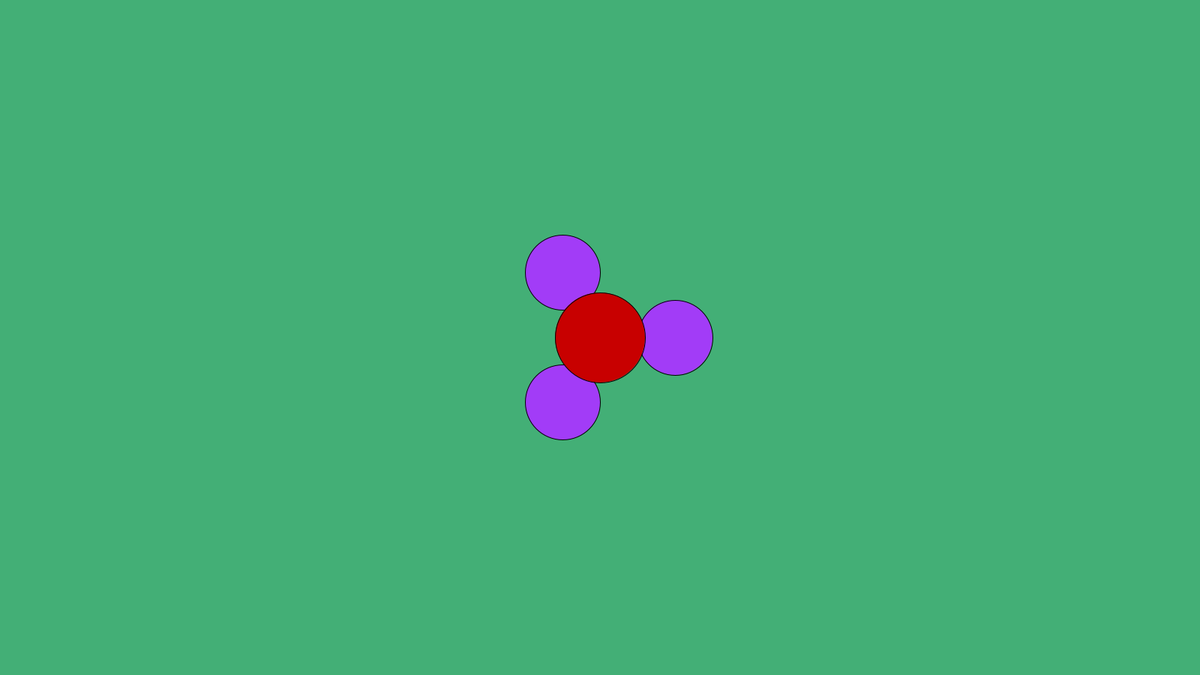
Frame 1 (no input)
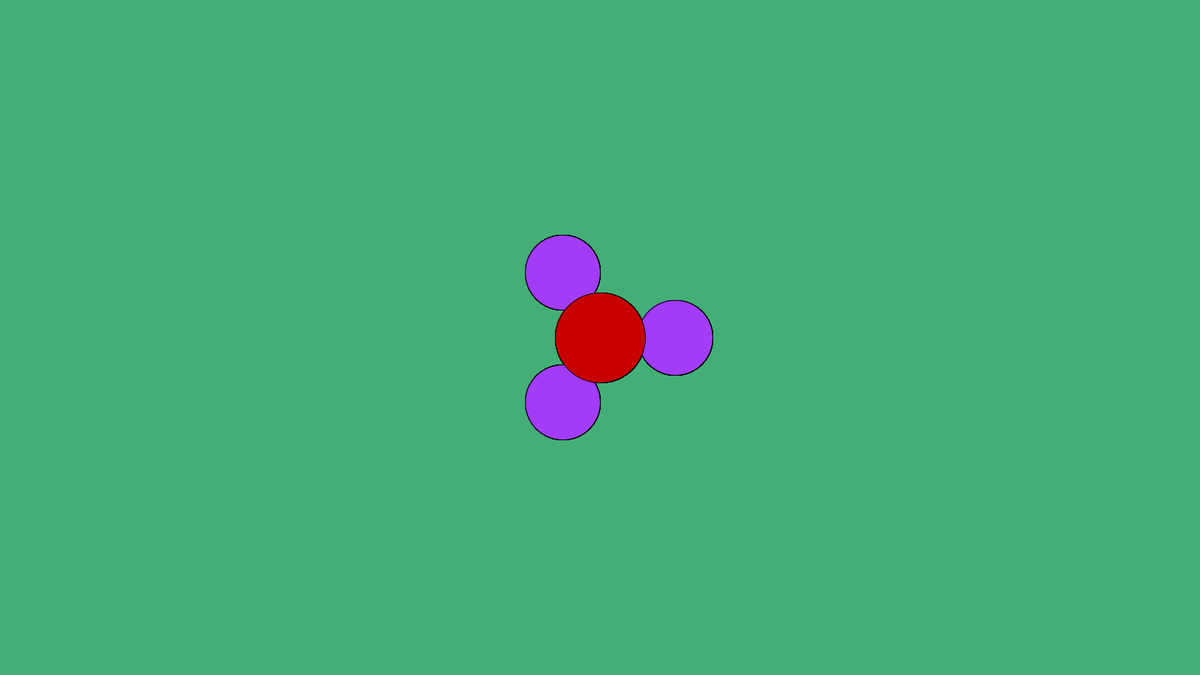
Frame 60 (the mouse pressed at the canvas centre just before this capture)
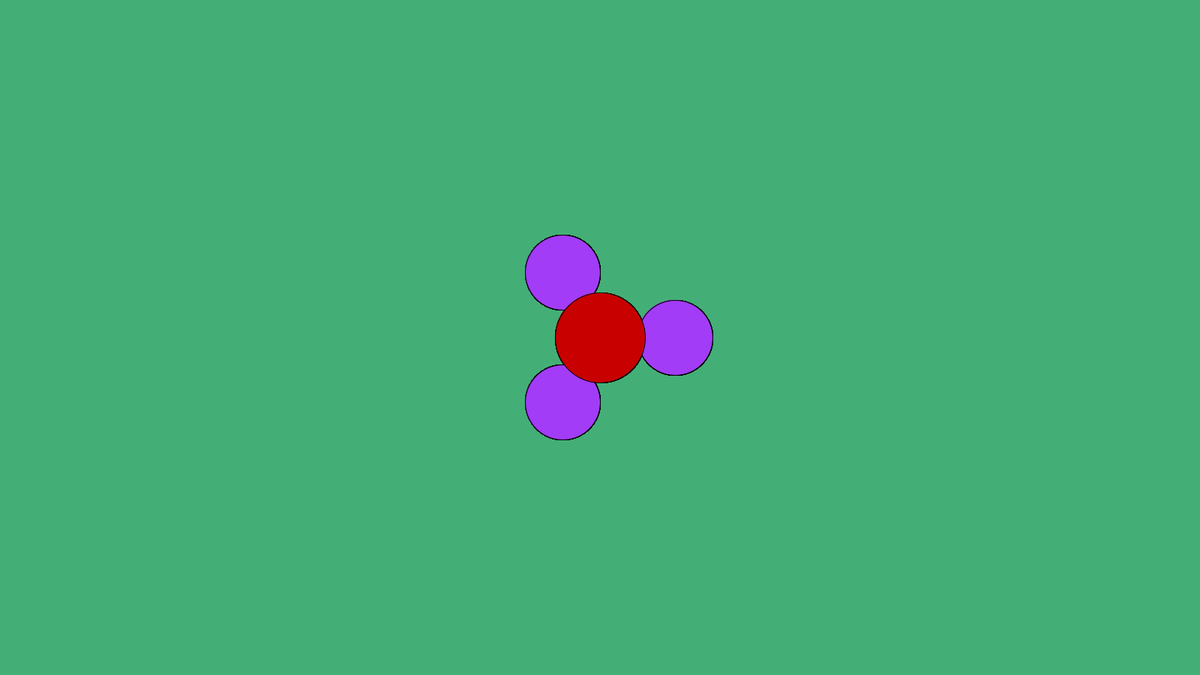
Frame 120 (the mouse held since frame 60 and released just before this capture)

The Processing sketch that drew these frames (run headless with seeded random() and noise(); from frame 60 on, the mouse is pressed at the canvas centre):

// Processing sketch: Flower
// ── Flower.pde
int r=100;
float ballX; //position of x for ball
float ballY;

void setup() {
  size(1600,900);
  background(#43AF76);
}

void draw(){

  fill(#A23CF7);
  int numPetals=3;
  for (float i=0; i<PI*2; i+=2*PI/numPetals) {
  ballX=width/2 + r*cos(i);
  ballY=height/2 + r*sin(i);
  ellipse(ballX,ballY,r,r); 
  }
  fill(200,0,0);
  ellipse(width/2,height/2,r*1.2,r*1.2);
}  
 
